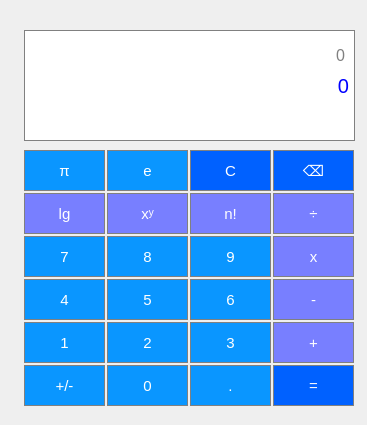
<?xml version="1.0" encoding="UTF-8"?>
<ui version="4.0">
 <class>MainWindow</class>
 <widget class="QMainWindow" name="MainWindow">
  <property name="geometry">
   <rect>
    <x>0</x>
    <y>0</y>
    <width>367</width>
    <height>425</height>
   </rect>
  </property>
  <property name="windowTitle">
   <string>MainWindow</string>
  </property>
  <widget class="QWidget" name="centralwidget">
   <widget class="QPushButton" name="pushButton_7">
    <property name="geometry">
     <rect>
      <x>24</x>
      <y>236</y>
      <width>81</width>
      <height>41</height>
     </rect>
    </property>
    <property name="font">
     <font>
      <pointsize>11</pointsize>
     </font>
    </property>
    <property name="styleSheet">
     <string notr="true">QPushButton {
	 background-color: rgb(10, 150, 255);
   border: 1px solid grey;
	color:white;
}
QPushButton:pressed {
    background-color: qlineargradient(x1: 0, y1: 0, x2: 0, y2: 1,
                                      stop: 0 #1fd6ff, stop: 1 #7fc7ff);
}</string>
    </property>
    <property name="text">
     <string>7</string>
    </property>
   </widget>
   <widget class="QPushButton" name="pushButton_8">
    <property name="geometry">
     <rect>
      <x>107</x>
      <y>236</y>
      <width>81</width>
      <height>41</height>
     </rect>
    </property>
    <property name="font">
     <font>
      <pointsize>11</pointsize>
     </font>
    </property>
    <property name="styleSheet">
     <string notr="true">QPushButton {
	 background-color: rgb(10, 150, 255);
   border: 1px solid grey;
	color:white;
}
QPushButton:pressed {
    background-color: qlineargradient(x1: 0, y1: 0, x2: 0, y2: 1,
                                      stop: 0 #1fd6ff, stop: 1 #7fc7ff);
}</string>
    </property>
    <property name="text">
     <string>8</string>
    </property>
   </widget>
   <widget class="QPushButton" name="pushButton_9">
    <property name="geometry">
     <rect>
      <x>190</x>
      <y>236</y>
      <width>81</width>
      <height>41</height>
     </rect>
    </property>
    <property name="font">
     <font>
      <pointsize>11</pointsize>
     </font>
    </property>
    <property name="styleSheet">
     <string notr="true">QPushButton {
	 background-color: rgb(10, 150, 255);
   border: 1px solid grey;
	color:white;
}
QPushButton:pressed {
    background-color: qlineargradient(x1: 0, y1: 0, x2: 0, y2: 1,
                                      stop: 0 #1fd6ff, stop: 1 #7fc7ff);
}</string>
    </property>
    <property name="text">
     <string>9</string>
    </property>
   </widget>
   <widget class="QPushButton" name="pushButton_6">
    <property name="geometry">
     <rect>
      <x>190</x>
      <y>279</y>
      <width>81</width>
      <height>41</height>
     </rect>
    </property>
    <property name="font">
     <font>
      <pointsize>11</pointsize>
     </font>
    </property>
    <property name="styleSheet">
     <string notr="true">QPushButton {
	 background-color: rgb(10, 150, 255);
   border: 1px solid grey;
	color:white;
}
QPushButton:pressed {
    background-color: qlineargradient(x1: 0, y1: 0, x2: 0, y2: 1,
                                      stop: 0 #1fd6ff, stop: 1 #7fc7ff);
}</string>
    </property>
    <property name="text">
     <string>6</string>
    </property>
   </widget>
   <widget class="QPushButton" name="pushButton_5">
    <property name="geometry">
     <rect>
      <x>107</x>
      <y>279</y>
      <width>81</width>
      <height>41</height>
     </rect>
    </property>
    <property name="font">
     <font>
      <pointsize>11</pointsize>
     </font>
    </property>
    <property name="styleSheet">
     <string notr="true">QPushButton {
	 background-color: rgb(10, 150, 255);
   border: 1px solid grey;
	color:white;
}
QPushButton:pressed {
    background-color: qlineargradient(x1: 0, y1: 0, x2: 0, y2: 1,
                                      stop: 0 #1fd6ff, stop: 1 #7fc7ff);
}</string>
    </property>
    <property name="text">
     <string>5</string>
    </property>
   </widget>
   <widget class="QPushButton" name="pushButton_4">
    <property name="geometry">
     <rect>
      <x>24</x>
      <y>279</y>
      <width>81</width>
      <height>41</height>
     </rect>
    </property>
    <property name="font">
     <font>
      <pointsize>11</pointsize>
     </font>
    </property>
    <property name="styleSheet">
     <string notr="true">QPushButton {
	 background-color: rgb(10, 150, 255);
   border: 1px solid grey;
	color:white;
}
QPushButton:pressed {
    background-color: qlineargradient(x1: 0, y1: 0, x2: 0, y2: 1,
                                      stop: 0 #1fd6ff, stop: 1 #7fc7ff);
}</string>
    </property>
    <property name="text">
     <string>4</string>
    </property>
   </widget>
   <widget class="QPushButton" name="pushButton_3">
    <property name="geometry">
     <rect>
      <x>190</x>
      <y>322</y>
      <width>81</width>
      <height>41</height>
     </rect>
    </property>
    <property name="font">
     <font>
      <pointsize>11</pointsize>
     </font>
    </property>
    <property name="styleSheet">
     <string notr="true">QPushButton {
	 background-color: rgb(10, 150, 255);
   border: 1px solid grey;
	color:white;
}
QPushButton:pressed {
    background-color: qlineargradient(x1: 0, y1: 0, x2: 0, y2: 1,
                                      stop: 0 #1fd6ff, stop: 1 #7fc7ff);
}</string>
    </property>
    <property name="text">
     <string>3</string>
    </property>
   </widget>
   <widget class="QPushButton" name="pushButton_2">
    <property name="geometry">
     <rect>
      <x>107</x>
      <y>322</y>
      <width>81</width>
      <height>41</height>
     </rect>
    </property>
    <property name="font">
     <font>
      <pointsize>11</pointsize>
     </font>
    </property>
    <property name="styleSheet">
     <string notr="true">QPushButton {
	 background-color: rgb(10, 150, 255);
   border: 1px solid grey;
	color:white;
}
QPushButton:pressed {
    background-color: qlineargradient(x1: 0, y1: 0, x2: 0, y2: 1,
                                      stop: 0 #1fd6ff, stop: 1 #7fc7ff);
}</string>
    </property>
    <property name="text">
     <string>2</string>
    </property>
   </widget>
   <widget class="QPushButton" name="pushButton_1">
    <property name="geometry">
     <rect>
      <x>24</x>
      <y>322</y>
      <width>81</width>
      <height>41</height>
     </rect>
    </property>
    <property name="font">
     <font>
      <pointsize>11</pointsize>
     </font>
    </property>
    <property name="styleSheet">
     <string notr="true">QPushButton {
	 background-color: rgb(10, 150, 255);
   border: 1px solid grey;
	color:white;
}
QPushButton:pressed {
    background-color: qlineargradient(x1: 0, y1: 0, x2: 0, y2: 1,
                                      stop: 0 #1fd6ff, stop: 1 #7fc7ff);
}</string>
    </property>
    <property name="text">
     <string>1</string>
    </property>
   </widget>
   <widget class="QPushButton" name="pushButton_dot">
    <property name="geometry">
     <rect>
      <x>190</x>
      <y>365</y>
      <width>81</width>
      <height>41</height>
     </rect>
    </property>
    <property name="font">
     <font>
      <pointsize>11</pointsize>
     </font>
    </property>
    <property name="styleSheet">
     <string notr="true">QPushButton {
	 background-color: rgb(10, 150, 255);
   border: 1px solid grey;
	color:white;
}
QPushButton:pressed {
    background-color: qlineargradient(x1: 0, y1: 0, x2: 0, y2: 1,
                                      stop: 0 #1fd6ff, stop: 1 #7fc7ff);
}</string>
    </property>
    <property name="text">
     <string>.</string>
    </property>
   </widget>
   <widget class="QPushButton" name="pushButton_0">
    <property name="geometry">
     <rect>
      <x>107</x>
      <y>365</y>
      <width>81</width>
      <height>41</height>
     </rect>
    </property>
    <property name="font">
     <font>
      <pointsize>11</pointsize>
     </font>
    </property>
    <property name="styleSheet">
     <string notr="true">QPushButton {
	 background-color: rgb(10, 150, 255);
   border: 1px solid grey;
	color:white;
}
QPushButton:pressed {
    background-color: qlineargradient(x1: 0, y1: 0, x2: 0, y2: 1,
                                      stop: 0 #1fd6ff, stop: 1 #7fc7ff);
}</string>
    </property>
    <property name="text">
     <string>0</string>
    </property>
   </widget>
   <widget class="QPushButton" name="PushButton_swap">
    <property name="geometry">
     <rect>
      <x>24</x>
      <y>365</y>
      <width>81</width>
      <height>41</height>
     </rect>
    </property>
    <property name="font">
     <font>
      <pointsize>11</pointsize>
     </font>
    </property>
    <property name="styleSheet">
     <string notr="true">QPushButton {
	 background-color: rgb(10, 150, 255);
   border: 1px solid grey;
	color:white;
}
QPushButton:pressed {
    background-color: qlineargradient(x1: 0, y1: 0, x2: 0, y2: 1,
                                      stop: 0 #1fd6ff, stop: 1 #7fc7ff);
}</string>
    </property>
    <property name="text">
     <string>+/-</string>
    </property>
   </widget>
   <widget class="QPushButton" name="pushButton_repeat">
    <property name="geometry">
     <rect>
      <x>273</x>
      <y>236</y>
      <width>81</width>
      <height>41</height>
     </rect>
    </property>
    <property name="font">
     <font>
      <pointsize>11</pointsize>
     </font>
    </property>
    <property name="styleSheet">
     <string notr="true">QPushButton {
  background-color: rgb(120, 127, 255);
  border: 1px solid gray;
	color:white;
}
QPushButton:pressed {
    background-color: qlineargradient(x1: 0, y1: 0, x2: 0, y2: 1,
                                      stop: 0 #1fd6ff, stop: 1 #7fc7ff);
}</string>
    </property>
    <property name="text">
     <string>x</string>
    </property>
   </widget>
   <widget class="QPushButton" name="pushButton_anwser">
    <property name="geometry">
     <rect>
      <x>273</x>
      <y>365</y>
      <width>81</width>
      <height>41</height>
     </rect>
    </property>
    <property name="font">
     <font>
      <pointsize>11</pointsize>
     </font>
    </property>
    <property name="styleSheet">
     <string notr="true">QPushButton {
  background-color: rgb(0, 97, 255);
  color: white; 
  border: 1px solid gray;
}

QPushButton:pressed {
    background-color: qlineargradient(x1: 0, y1: 0, x2: 0, y2: 1,
                                      stop: 0 #1fd6ff, stop: 1 #7fc7ff);
}</string>
    </property>
    <property name="text">
     <string>=</string>
    </property>
   </widget>
   <widget class="QPushButton" name="pushButton_plus">
    <property name="geometry">
     <rect>
      <x>273</x>
      <y>322</y>
      <width>81</width>
      <height>41</height>
     </rect>
    </property>
    <property name="font">
     <font>
      <pointsize>11</pointsize>
     </font>
    </property>
    <property name="styleSheet">
     <string notr="true">QPushButton {
  background-color: rgb(120, 127, 255);
  border: 1px solid gray;
	color:white;
}
QPushButton:pressed {
    background-color: qlineargradient(x1: 0, y1: 0, x2: 0, y2: 1,
                                      stop: 0 #1fd6ff, stop: 1 #7fc7ff);
}</string>
    </property>
    <property name="text">
     <string>+</string>
    </property>
   </widget>
   <widget class="QPushButton" name="pushButton_minus">
    <property name="geometry">
     <rect>
      <x>273</x>
      <y>279</y>
      <width>81</width>
      <height>41</height>
     </rect>
    </property>
    <property name="font">
     <font>
      <pointsize>11</pointsize>
     </font>
    </property>
    <property name="styleSheet">
     <string notr="true">QPushButton {
  background-color: rgb(120, 127, 255);
  border: 1px solid gray;
	color:white;
}
QPushButton:pressed {
    background-color: qlineargradient(x1: 0, y1: 0, x2: 0, y2: 1,
                                      stop: 0 #1fd6ff, stop: 1 #7fc7ff);
}</string>
    </property>
    <property name="text">
     <string>-</string>
    </property>
   </widget>
   <widget class="QPushButton" name="pushButton_fact">
    <property name="geometry">
     <rect>
      <x>190</x>
      <y>193</y>
      <width>81</width>
      <height>41</height>
     </rect>
    </property>
    <property name="font">
     <font>
      <pointsize>11</pointsize>
     </font>
    </property>
    <property name="styleSheet">
     <string notr="true">QPushButton {
  background-color: rgb(120, 127, 255);
  border: 1px solid gray;
	color:white;
}
QPushButton:pressed {
    background-color: qlineargradient(x1: 0, y1: 0, x2: 0, y2: 1,
                                      stop: 0 #1fd6ff, stop: 1 #7fc7ff);
}</string>
    </property>
    <property name="text">
     <string>n!</string>
    </property>
   </widget>
   <widget class="QPushButton" name="pushButton_power">
    <property name="geometry">
     <rect>
      <x>107</x>
      <y>193</y>
      <width>81</width>
      <height>41</height>
     </rect>
    </property>
    <property name="font">
     <font>
      <pointsize>11</pointsize>
     </font>
    </property>
    <property name="styleSheet">
     <string notr="true">QPushButton {
  background-color: rgb(120, 127, 255);
  border: 1px solid gray;
	color:white;
}
QPushButton:pressed {
    background-color: qlineargradient(x1: 0, y1: 0, x2: 0, y2: 1,
                                      stop: 0 #1fd6ff, stop: 1 #7fc7ff);
}</string>
    </property>
    <property name="text">
     <string>xʸ</string>
    </property>
   </widget>
   <widget class="QPushButton" name="pushButton_del">
    <property name="geometry">
     <rect>
      <x>273</x>
      <y>193</y>
      <width>81</width>
      <height>41</height>
     </rect>
    </property>
    <property name="font">
     <font>
      <pointsize>11</pointsize>
     </font>
    </property>
    <property name="styleSheet">
     <string notr="true">QPushButton {
  background-color: rgb(120, 127, 255);
  border: 1px solid gray;
	color:white;
}
QPushButton:pressed {
    background-color: qlineargradient(x1: 0, y1: 0, x2: 0, y2: 1,
                                      stop: 0 #1fd6ff, stop: 1 #7fc7ff);
}</string>
    </property>
    <property name="text">
     <string>÷</string>
    </property>
   </widget>
   <widget class="QPushButton" name="pushButton_log">
    <property name="geometry">
     <rect>
      <x>24</x>
      <y>193</y>
      <width>81</width>
      <height>41</height>
     </rect>
    </property>
    <property name="font">
     <font>
      <pointsize>11</pointsize>
     </font>
    </property>
    <property name="styleSheet">
     <string notr="true">QPushButton {
  background-color: rgb(120, 127, 255);
  border: 1px solid gray;
	color:white;
}
QPushButton:pressed {
    background-color: qlineargradient(x1: 0, y1: 0, x2: 0, y2: 1,
                                      stop: 0 #1fd6ff, stop: 1 #7fc7ff);
}</string>
    </property>
    <property name="text">
     <string>lg</string>
    </property>
   </widget>
   <widget class="QPushButton" name="pushButton_erase">
    <property name="geometry">
     <rect>
      <x>190</x>
      <y>150</y>
      <width>81</width>
      <height>41</height>
     </rect>
    </property>
    <property name="font">
     <font>
      <pointsize>11</pointsize>
     </font>
    </property>
    <property name="styleSheet">
     <string notr="true">QPushButton {
  background-color: rgb(0, 97, 255);
  color: white; 
  border: 1px solid gray;
}

QPushButton:pressed {
    background-color: qlineargradient(x1: 0, y1: 0, x2: 0, y2: 1,
                                      stop: 0 #1fd6ff, stop: 1 #7fc7ff);
}</string>
    </property>
    <property name="text">
     <string>C</string>
    </property>
   </widget>
   <widget class="QPushButton" name="pushButton_e">
    <property name="geometry">
     <rect>
      <x>107</x>
      <y>150</y>
      <width>81</width>
      <height>41</height>
     </rect>
    </property>
    <property name="font">
     <font>
      <pointsize>11</pointsize>
     </font>
    </property>
    <property name="styleSheet">
     <string notr="true">QPushButton {
	 background-color: rgb(10, 150, 255);
   border: 1px solid grey;
	color:white;
}
QPushButton:pressed {
    background-color: qlineargradient(x1: 0, y1: 0, x2: 0, y2: 1,
                                      stop: 0 #1fd6ff, stop: 1 #7fc7ff);
}</string>
    </property>
    <property name="text">
     <string>e</string>
    </property>
   </widget>
   <widget class="QPushButton" name="pushButton_eLast">
    <property name="geometry">
     <rect>
      <x>273</x>
      <y>150</y>
      <width>81</width>
      <height>41</height>
     </rect>
    </property>
    <property name="font">
     <font>
      <pointsize>11</pointsize>
     </font>
    </property>
    <property name="styleSheet">
     <string notr="true">QPushButton {
  background-color: rgb(0, 97, 255);
  color: white; 
  border: 1px solid gray;
}

QPushButton:pressed {
    background-color: qlineargradient(x1: 0, y1: 0, x2: 0, y2: 1,
                                      stop: 0 #1fd6ff, stop: 1 #7fc7ff);
}</string>
    </property>
    <property name="text">
     <string>⌫</string>
    </property>
   </widget>
   <widget class="QPushButton" name="pushButton_pi">
    <property name="geometry">
     <rect>
      <x>24</x>
      <y>150</y>
      <width>81</width>
      <height>41</height>
     </rect>
    </property>
    <property name="font">
     <font>
      <pointsize>11</pointsize>
     </font>
    </property>
    <property name="styleSheet">
     <string notr="true">QPushButton {
	 background-color: rgb(10, 150, 255);
   border: 1px solid grey;
	color:white;
}
QPushButton:pressed {
    background-color: qlineargradient(x1: 0, y1: 0, x2: 0, y2: 1,
                                      stop: 0 #1fd6ff, stop: 1 #7fc7ff);
}</string>
    </property>
    <property name="text">
     <string>π</string>
    </property>
   </widget>
   <widget class="QLabel" name="Answer">
    <property name="geometry">
     <rect>
      <x>24</x>
      <y>30</y>
      <width>331</width>
      <height>111</height>
     </rect>
    </property>
    <property name="font">
     <font>
      <pointsize>15</pointsize>
     </font>
    </property>
    <property name="layoutDirection">
     <enum>Qt::LeftToRight</enum>
    </property>
    <property name="styleSheet">
     <string notr="true">QLabel {
  qproperty-alignment: 'AlignVCenter | AlignRight';
  border: 1px solid gray;
	background-color: white;
	color: blue;
}</string>
    </property>
    <property name="text">
     <string>0</string>
    </property>
    <property name="alignment">
     <set>Qt::AlignRight|Qt::AlignTrailing|Qt::AlignVCenter</set>
    </property>
   </widget>
   <widget class="QLabel" name="Answer_help">
    <property name="geometry">
     <rect>
      <x>34</x>
      <y>40</y>
      <width>311</width>
      <height>31</height>
     </rect>
    </property>
    <property name="font">
     <font>
      <pointsize>12</pointsize>
     </font>
    </property>
    <property name="layoutDirection">
     <enum>Qt::LeftToRight</enum>
    </property>
    <property name="styleSheet">
     <string notr="true">QLabel {
  qproperty-alignment: 'AlignVCenter | AlignRight';
	background-color: white;
	color: grey;
}</string>
    </property>
    <property name="text">
     <string>0</string>
    </property>
    <property name="alignment">
     <set>Qt::AlignRight|Qt::AlignTrailing|Qt::AlignVCenter</set>
    </property>
   </widget>
  </widget>
 </widget>
 <resources/>
 <connections/>
</ui>
